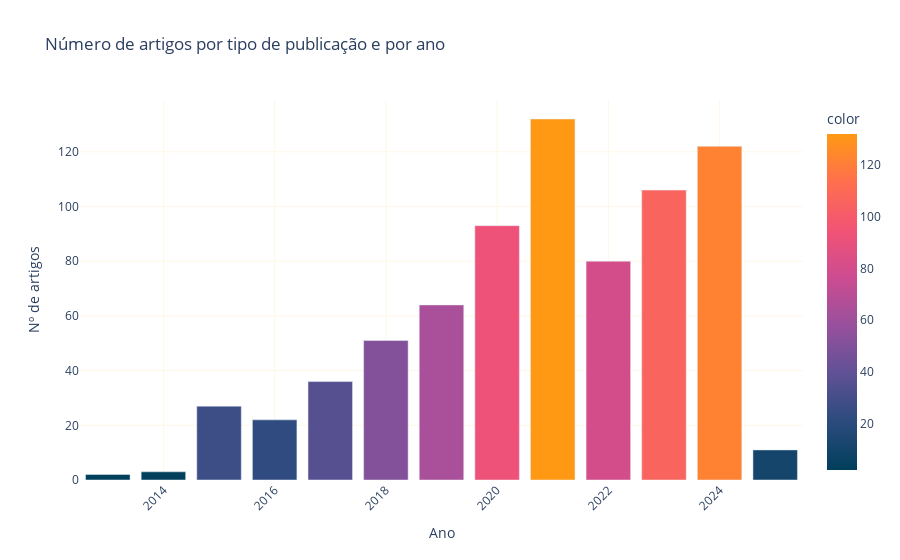

Notebook code cell kept with this figure:
### Markdown cell above
##### **4. Análise do tipo de publicação**

### Code cell
# Contar o número de artigos por tipo de publicação
type_counts = df_all['prism:aggregationType'].value_counts()

import plotly.graph_objects as go

# Contar o número de artigos por tipo de publicação e ano
type_year_counts = df_all.groupby(['year', 'prism:aggregationType']).size().unstack(fill_value=0)

# Criar o gráfico de barras empilhadas interativo com plotly
fig_stacked_bar = go.Figure()

colors = ['#58508d', '#bc5090', '#ff6361', '#ffa600']

for i, col in enumerate(type_year_counts.columns):
    fig_stacked_bar.add_trace(go.Bar(
        x=type_year_counts.index,
        y=type_year_counts[col],
        name=col,
        marker_color=colors[i % len(colors)]
    ))
fig = px.bar(
    x=year_counts.index,
    y=year_counts.values,
    labels={'x': 'Ano', 'y': 'Frequência'},
    title='Número de artigos por ano',
    color=year_counts.values,
    color_continuous_scale=custom_colors
)

# Ajustar a rotação dos rótulos do eixo x e adicionar uma grade
fig.update_layout(
    xaxis_tickangle=-45,
    xaxis=dict(
        showgrid=True,  # Mostrar grade no eixo x
        gridcolor='#fff7e7'  # Cor da grade no eixo x
    ),
    yaxis=dict(
        showgrid=True,  # Mostrar grade no eixo y
        gridcolor='#fff7e7'  # Cor da grade no eixo y
    ),
    barmode='stack',
    title='Número de artigos por tipo de publicação e por ano',
    xaxis_title='Ano',
    yaxis_title='Nº de artigos',
    plot_bgcolor='white',  # Definir o fundo do gráfico como branco
    paper_bgcolor='white'  # Definir o fundo do papel como branco
)

# Exibir o gráfico
fig.show()

### Figure 1 — Plotly figure (JSON) as saved in the notebook; plotly's stock layout.template omitted (floating-point values rounded to 4 significant figures)
{"data": [{"alignmentgroup": "True", "hovertemplate": "Ano=%{x}<br>Frequência=%{y}<br>color=%{marker.color}<extra></extra>", "legendgroup": "", "marker": {"color": [2, 3, 27, 22, 36, 51, 64, 93, 132, 80, 106, 122, 11], "coloraxis": "coloraxis", "pattern": {"shape": ""}}, "name": "", "offsetgroup": "", "orientation": "v", "showlegend": false, "textposition": "auto", "type": "bar", "x": [2013, 2014, 2015, 2016, 2017, 2018, 2019, 2020, 2021, 2022, 2023, 2024, 2025], "xaxis": "x", "y": [2, 3, 27, 22, 36, 51, 64, 93, 132, 80, 106, 122, 11], "yaxis": "y"}], "layout": {"barmode": "stack", "coloraxis": {"colorbar": {"title": {"text": "color"}}, "colorscale": [[0, "#003f5b"], [0.1429, "#2b4b7d"], [0.2857, "#5f5195"], [0.4286, "#98509d"], [0.5714, "#cc4c91"], [0.7143, "#f25375"], [0.8571, "#ff6f4e"], [1, "#ff9913"]]}, "legend": {"tracegroupgap": 0}, "paper_bgcolor": "white", "plot_bgcolor": "white", "title": {"text": "Número de artigos por tipo de publicação e por ano"}, "xaxis": {"anchor": "y", "domain": [0, 1], "gridcolor": "#fff7e7", "showgrid": true, "tickangle": -45, "title": {"text": "Ano"}}, "yaxis": {"anchor": "x", "domain": [0, 1], "gridcolor": "#fff7e7", "showgrid": true, "title": {"text": "Nº de artigos"}}}}
